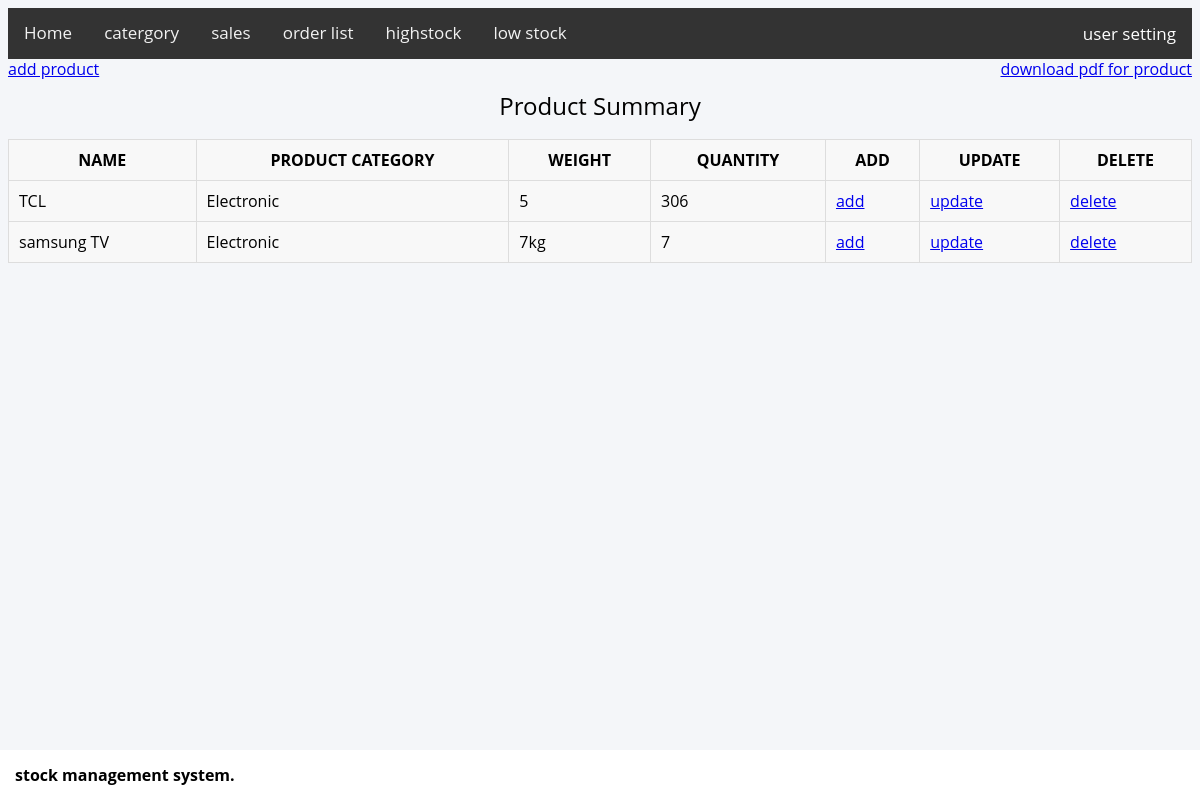
The app's page / (signed in) with its own data.
### goodies/models.py (models this page shows, shortened)
class Product(models.Model):
    name = models.CharField(max_length=50)
    productcatergory = models.ForeignKey(Catergory, on_delete=models.CASCADE)
    weight = models.CharField(max_length=50)
    quantity = models.PositiveIntegerField()
    date_created = models.DateTimeField(auto_now_add=True, auto_now=False)
    last_update = models.DateTimeField(auto_now_add=False, auto_now=True)
    objects = models.Manager()
    quantify = QuantityManager()
    lessquantity = LessManager()

class Catergory(models.Model):
    name = models.CharField(max_length=50, unique=True)
    def __str__(self):
        return self.name

### goodies/views.py (the view)
# urls.py: path('', views.ProductList.as_view(), name='home'),
class ProductList(LoginRequiredMixin, ListView):
    login_url = '/accounts/login/'
    model = Product
    context_object_name = "data"
    template_name = 'goodies/product.html'
    def get_context_data(self, **kwargs):
        data = super().get_context_data(**kwargs)
        data['page_title'] = 'home page'
        return data

### goodies/templates/goodies/product.html (shortened to what this page needs)
{%extends 'goodies/base.html'%}
{%block content%}
<a href="{% url 'ProductCreate' %}">add product</a>
<a href="{% url 'SalePdfView' %}" style="float:right">download pdf for product </a>
<table border="2">
    <caption>Product Summary</caption>
    <tr>
        <th>
           name
        </th>
        <th>
            product category
        </th>
        <th>
            weight
        </th>
        <th>
            quantity
        </th>
        <th>
            add
        </th>
        <th>
            update
        </th>
        <th>
            delete
        </th>
    </tr>
    {% for data in data %}
        <tr>
            <td>
                 {{data.name}}
            </td>
            <td>
                {{data.productcatergory}}
            </td>
            <td>
                {{data.weight}}
            </td>
            <td>
                {{data.quantity}}
            </td>
            <td>
                <a href="{% url 'AddProductQuantity' data.id%}">add</a>
            </td>
            <td>
                <a href="{% url 'ProductUpdate' data.id%}">update</a>
            </td>
            <td>
                <a href="{% url 'DeleteProduct' data.id%}">delete</a>
            </td>
        </tr>
    {%endfor%}
</table>
{%endblock%}

### goodies/static/css/styling.css (style rules this page uses)
body { background: #f4f6f9; font-family: "Open Sans", sans-serif; line-height: 1.25; }
* { box-sizing: border-box; }
table { border: 1px solid #ccc; border-collapse: collapse; margin: 0; padding: 0; width: 100%; }
table caption { font-size: 1.5em; margin: .5em 0 .75em; }
table tr { background-color: #f8f8f8; border: 1px solid #ddd; padding: .35em; }
table th, table td { padding: .625em; }
table th { text-transform: uppercase; }

### records on screen
Product: name "TCL", productcatergory "Electronic", weight "5", quantity "306"
Product: name "samsung TV", productcatergory "Electronic", weight "7kg", quantity "7"
